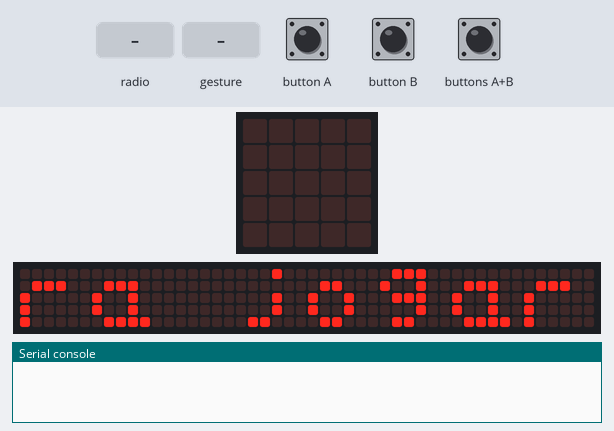
This program was run on a simulated BBC micro:bit (MakeCode). Shown: the board's 5×5 LED display, a strip that is not on the board, showing the scrolling text unrolled, the last lines printed to the serial console. The inputs (shaded band) are chosen by the test bench. Random numbers come from a fixed seed; no radio messages arrive unless stated (any console line starting 'radio sent:' is added by the test bench); a tilt is held for 1.5 s and a shake lasts 1 s, then the board lies face up again; the 48×5 strip is a reading aid, not a part: it shows the text the display is scrolling, unrolled, one strip-width of it at a time; the short countdown, score and lost-life animations are approximate.

Above: at 14.9 s.
16.6 s: radio message "1" arrives
At 19.3 s:
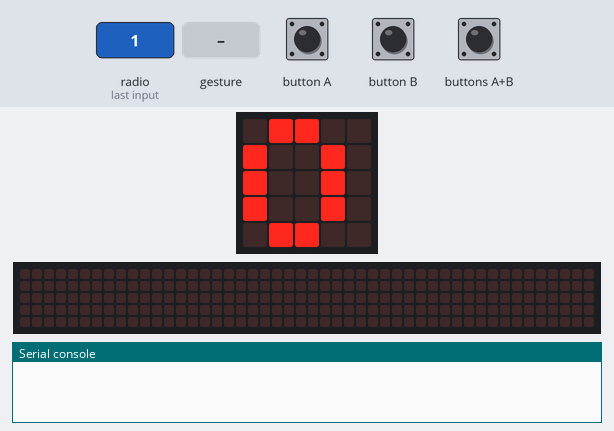
19.6 s: radio message "2" arrives
At 20.5 s:
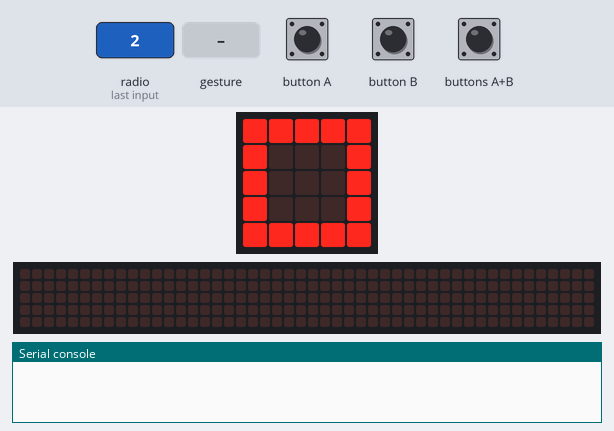
22.2 s: radio message "3" arrives
At 23.1 s:
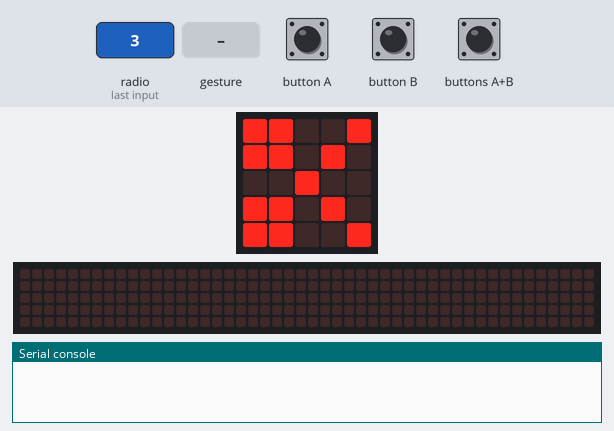
24.8 s: gesture 'shake'
At 25.7 s:
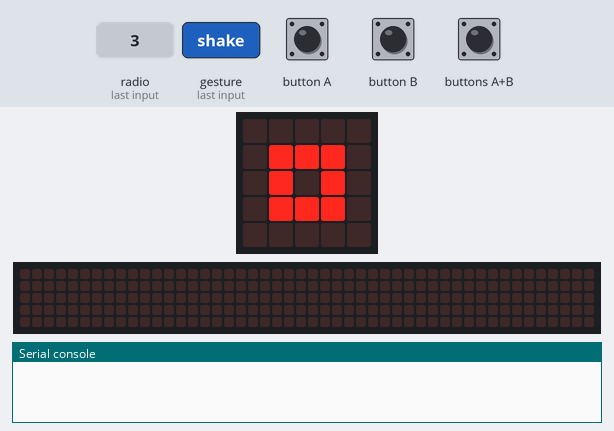
27.4 s: radio message "1" arrives
At 29.0 s:
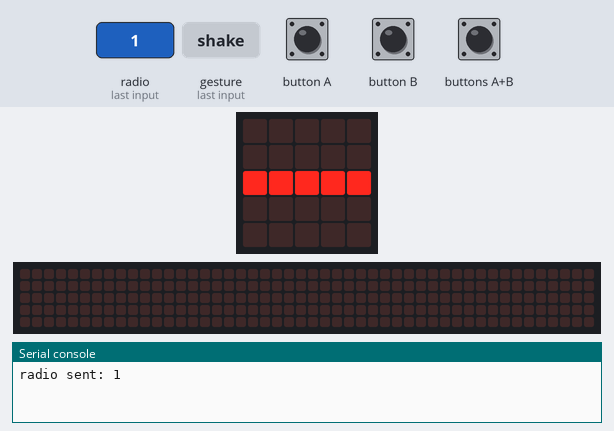
30.4 s: radio message "3" arrives
At 32.1 s:
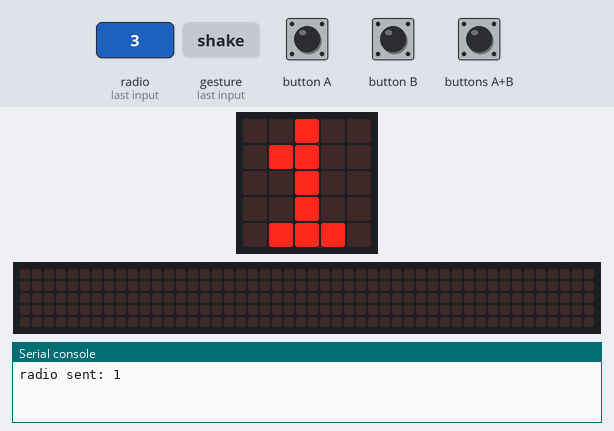

The program:

main.ts
```typescript
radio.onReceivedNumber(function (receivedNumber) {
    basic.pause(200)
    if (receivedNumber == 1) {
        basic.showIcon(IconNames.SmallSquare)
    } else if (receivedNumber == 2) {
        basic.showIcon(IconNames.Square)
    } else if (receivedNumber == 3) {
        basic.showIcon(IconNames.Scissors)
    }
    basic.pause(300)
    if (jogador1 == receivedNumber) {
        basic.showLeds(`
            . . . . .
            . . . . .
            # # # # #
            . . . . .
            . . . . .
            `)
        basic.pause(300)
        basic.showNumber(game.score())
    } else {
        if (jogador1 == 1 && receivedNumber == 3) {
            game.addScore(1)
            basic.showLeds(`
                . . # . .
                . # # # .
                # # # # #
                . . . . .
                . . . . .
                `)
            basic.pause(300)
            basic.showNumber(game.score())
        } else {
            if (jogador1 == 2 && receivedNumber == 1) {
                game.addScore(1)
                basic.showLeds(`
                    . . # . .
                    . # # # .
                    # # # # #
                    . . . . .
                    . . . . .
                    `)
                basic.pause(300)
                basic.showNumber(game.score())
            } else {
                if (jogador1 == 3 && receivedNumber == 2) {
                    game.addScore(1)
                    basic.showLeds(`
                        . . # . .
                        . # # # .
                        # # # # #
                        . . . . .
                        . . . . .
                        `)
                    basic.pause(300)
                    basic.showNumber(game.score())
                } else {
                    basic.showLeds(`
                        . . . . .
                        . . . . .
                        # # # # #
                        . # # # .
                        . . # . .
                        `)
                    basic.pause(300)
                    basic.showNumber(game.score())
                }
            }
        }
    }
})
input.onGesture(Gesture.Shake, function () {
    jogador1 = randint(1, 3)
    if (jogador1 == 1) {
        basic.showIcon(IconNames.SmallSquare)
    } else if (jogador1 == 2) {
        basic.showIcon(IconNames.Square)
    } else {
        basic.showIcon(IconNames.Scissors)
    }
    basic.pause(300)
    radio.sendNumber(jogador1)
})
input.onButtonPressed(Button.AB, function () {
    game.setScore(0)
    basic.showNumber(game.score())
})
input.onButtonPressed(Button.B, function () {
    basic.showNumber(game.score())
})
let jogador1 = 0
radio.setGroup(100)
basic.showString("Agite para jogar")
game.setScore(0)
```

test.ts
```typescript
// testes vão aqui; isto não será compilado quando este pacote for usado como uma extensão.
```

Measured:
- after the input at 16.6 s, the display: first changes after 0.20 s (image 1 shows a later state)
- after the input at 19.6 s, the display: changes after 0.20 s (image 2)
- after the input at 22.2 s, the display: changes after 0.20 s (image 3)
- after the input at 24.8 s, the display: changes after 0.20 s (image 4)
- after the input at 27.4 s, the display: changes after 1.1 s (image 5)
- after the input at 30.4 s, the display: first changes after 0.20 s (image 6 shows a later state)
- what the display in image 0 shows lasts 0.4 s, from 14.9 s to 15.3 s
